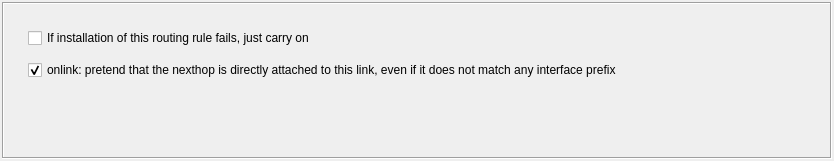
<?xml version="1.0" encoding="UTF-8"?>
<ui version="4.0">
 <class>RoutingRuleOptionsDialog_q</class>
 <widget class="QWidget" name="RoutingRuleOptionsDialog_q">
  <property name="geometry">
   <rect>
    <x>0</x>
    <y>0</y>
    <width>834</width>
    <height>161</height>
   </rect>
  </property>
  <property name="windowTitle">
   <string>Routing Rule Options</string>
  </property>
  <layout class="QGridLayout" name="gridLayout">
   <item row="0" column="0">
    <widget class="QStackedWidget" name="wStack">
     <property name="sizePolicy">
      <sizepolicy hsizetype="Preferred" vsizetype="Minimum">
       <horstretch>0</horstretch>
       <verstretch>0</verstretch>
      </sizepolicy>
     </property>
     <property name="frameShape">
      <enum>QFrame::Box</enum>
     </property>
     <property name="frameShadow">
      <enum>QFrame::Sunken</enum>
     </property>
     <property name="currentIndex">
      <number>0</number>
     </property>
     <widget class="QWidget" name="page0">
      <layout class="QGridLayout">
       <property name="leftMargin">
        <number>12</number>
       </property>
       <property name="topMargin">
        <number>12</number>
       </property>
       <property name="rightMargin">
        <number>12</number>
       </property>
       <property name="bottomMargin">
        <number>12</number>
       </property>
       <property name="spacing">
        <number>12</number>
       </property>
       <item row="0" column="0">
        <widget class="QFrame" name="frame1">
         <property name="frameShape">
          <enum>QFrame::NoFrame</enum>
         </property>
         <property name="frameShadow">
          <enum>QFrame::Plain</enum>
         </property>
         <layout class="QGridLayout">
          <property name="leftMargin">
           <number>12</number>
          </property>
          <property name="topMargin">
           <number>12</number>
          </property>
          <property name="rightMargin">
           <number>12</number>
          </property>
          <property name="bottomMargin">
           <number>12</number>
          </property>
          <property name="spacing">
           <number>12</number>
          </property>
          <item row="2" column="0" colspan="3">
           <widget class="QCheckBox" name="routing_non_critical_rule">
            <property name="text">
             <string>If installation of this routing rule fails, just carry on</string>
            </property>
           </widget>
          </item>
          <item row="5" column="0">
           <spacer>
            <property name="orientation">
             <enum>Qt::Vertical</enum>
            </property>
            <property name="sizeType">
             <enum>QSizePolicy::MinimumExpanding</enum>
            </property>
            <property name="sizeHint" stdset="0">
             <size>
              <width>20</width>
              <height>0</height>
             </size>
            </property>
           </spacer>
          </item>
          <item row="3" column="0">
           <widget class="QCheckBox" name="routing_use_onlink_option">
            <property name="text">
             <string>onlink: pretend that the nexthop is directly attached to this link, even if it does not match any interface prefix</string>
            </property>
            <property name="checked">
             <bool>true</bool>
            </property>
           </widget>
          </item>
         </layout>
        </widget>
       </item>
      </layout>
     </widget>
     <widget class="QWidget" name="page1">
      <layout class="QGridLayout">
       <property name="leftMargin">
        <number>12</number>
       </property>
       <property name="topMargin">
        <number>12</number>
       </property>
       <property name="rightMargin">
        <number>12</number>
       </property>
       <property name="bottomMargin">
        <number>12</number>
       </property>
       <property name="spacing">
        <number>12</number>
       </property>
       <item row="0" column="0">
        <widget class="QFrame" name="frame2">
         <property name="frameShape">
          <enum>QFrame::NoFrame</enum>
         </property>
         <property name="frameShadow">
          <enum>QFrame::Plain</enum>
         </property>
         <layout class="QGridLayout">
          <property name="leftMargin">
           <number>2</number>
          </property>
          <property name="topMargin">
           <number>2</number>
          </property>
          <property name="rightMargin">
           <number>2</number>
          </property>
          <property name="bottomMargin">
           <number>2</number>
          </property>
          <property name="spacing">
           <number>2</number>
          </property>
          <item row="2" column="0" colspan="3">
           <widget class="QLabel" name="hint_no_go">
            <property name="text">
             <string>No options available for routing rules of this firewall platform</string>
            </property>
            <property name="wordWrap">
             <bool>false</bool>
            </property>
           </widget>
          </item>
          <item row="5" column="0">
           <spacer>
            <property name="orientation">
             <enum>Qt::Vertical</enum>
            </property>
            <property name="sizeType">
             <enum>QSizePolicy::Expanding</enum>
            </property>
            <property name="sizeHint" stdset="0">
             <size>
              <width>20</width>
              <height>50</height>
             </size>
            </property>
           </spacer>
          </item>
         </layout>
        </widget>
       </item>
      </layout>
     </widget>
    </widget>
   </item>
  </layout>
 </widget>
 <layoutdefault spacing="2" margin="2"/>
 <tabstops>
  <tabstop>routing_non_critical_rule</tabstop>
 </tabstops>
 <resources/>
 <connections>
  <connection>
   <sender>routing_non_critical_rule</sender>
   <signal>toggled(bool)</signal>
   <receiver>RoutingRuleOptionsDialog_q</receiver>
   <slot>changed()</slot>
   <hints>
    <hint type="sourcelabel">
     <x>20</x>
     <y>20</y>
    </hint>
    <hint type="destinationlabel">
     <x>20</x>
     <y>20</y>
    </hint>
   </hints>
  </connection>
 </connections>
</ui>
